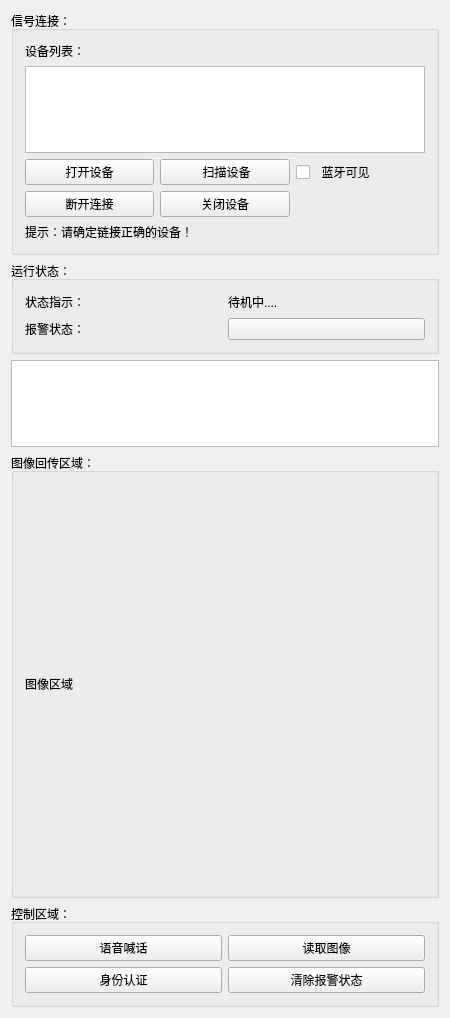
<?xml version="1.0" encoding="UTF-8"?>
<ui version="4.0">
 <class>SafeGuard</class>
 <widget class="QWidget" name="SafeGuard">
  <property name="geometry">
   <rect>
    <x>0</x>
    <y>0</y>
    <width>446</width>
    <height>1018</height>
   </rect>
  </property>
  <property name="windowTitle">
   <string>SafeGuard</string>
  </property>
  <layout class="QVBoxLayout" name="verticalLayout_4">
   <item>
    <widget class="QGroupBox" name="groupBox">
     <property name="title">
      <string>信号连接：</string>
     </property>
     <layout class="QVBoxLayout" name="verticalLayout_2">
      <item>
       <widget class="QLabel" name="label">
        <property name="text">
         <string>设备列表：</string>
        </property>
       </widget>
      </item>
      <item>
       <widget class="QListWidget" name="list"/>
      </item>
      <item>
       <layout class="QGridLayout" name="gridLayout_3">
        <item row="0" column="1">
         <widget class="QPushButton" name="pushButton_scan">
          <property name="styleSheet">
           <string notr="true"/>
          </property>
          <property name="text">
           <string> 扫描设备</string>
          </property>
         </widget>
        </item>
        <item row="0" column="2">
         <widget class="QCheckBox" name="checkBox_discoverable">
          <property name="maximumSize">
           <size>
            <width>800</width>
            <height>400</height>
           </size>
          </property>
          <property name="styleSheet">
           <string notr="true"/>
          </property>
          <property name="text">
           <string>  蓝牙可见</string>
          </property>
         </widget>
        </item>
        <item row="0" column="0">
         <widget class="QPushButton" name="pushButton_openBluetooth">
          <property name="text">
           <string>打开设备</string>
          </property>
         </widget>
        </item>
        <item row="1" column="0">
         <widget class="QPushButton" name="pushButton_disconnect">
          <property name="text">
           <string>断开连接</string>
          </property>
         </widget>
        </item>
        <item row="1" column="1">
         <widget class="QPushButton" name="pushButton_closeDevice">
          <property name="text">
           <string>关闭设备</string>
          </property>
         </widget>
        </item>
       </layout>
      </item>
      <item>
       <widget class="QLabel" name="label_3">
        <property name="text">
         <string>提示：请确定链接正确的设备！</string>
        </property>
       </widget>
      </item>
     </layout>
    </widget>
   </item>
   <item>
    <widget class="QGroupBox" name="groupBox_2">
     <property name="title">
      <string>运行状态：</string>
     </property>
     <layout class="QHBoxLayout" name="horizontalLayout_2">
      <item>
       <layout class="QGridLayout" name="gridLayout_2">
        <item row="0" column="0">
         <widget class="QLabel" name="label_4">
          <property name="text">
           <string>状态指示：</string>
          </property>
         </widget>
        </item>
        <item row="2" column="0">
         <widget class="QLabel" name="label_5">
          <property name="text">
           <string>报警状态：</string>
          </property>
         </widget>
        </item>
        <item row="0" column="1">
         <widget class="QLabel" name="label_stateText">
          <property name="minimumSize">
           <size>
            <width>100</width>
            <height>20</height>
           </size>
          </property>
          <property name="text">
           <string>待机中....</string>
          </property>
         </widget>
        </item>
        <item row="2" column="1">
         <widget class="QPushButton" name="pushButton_alartLed">
          <property name="text">
           <string/>
          </property>
         </widget>
        </item>
       </layout>
      </item>
     </layout>
    </widget>
   </item>
   <item>
    <widget class="QTextBrowser" name="textBrowser"/>
   </item>
   <item>
    <widget class="QGroupBox" name="groupBox_3">
     <property name="title">
      <string>图像回传区域：</string>
     </property>
     <layout class="QHBoxLayout" name="horizontalLayout">
      <item>
       <widget class="QLabel" name="imageLabel">
        <property name="minimumSize">
         <size>
          <width>400</width>
          <height>400</height>
         </size>
        </property>
        <property name="maximumSize">
         <size>
          <width>400</width>
          <height>400</height>
         </size>
        </property>
        <property name="text">
         <string>图像区域</string>
        </property>
       </widget>
      </item>
     </layout>
    </widget>
   </item>
   <item>
    <widget class="QGroupBox" name="groupBox_4">
     <property name="title">
      <string>控制区域：</string>
     </property>
     <layout class="QGridLayout" name="gridLayout">
      <item row="0" column="0">
       <widget class="QPushButton" name="pushButton_warning">
        <property name="text">
         <string>语音喊话</string>
        </property>
       </widget>
      </item>
      <item row="0" column="1">
       <widget class="QPushButton" name="pushButton_readImage">
        <property name="text">
         <string>读取图像</string>
        </property>
       </widget>
      </item>
      <item row="1" column="0">
       <widget class="QPushButton" name="pushButton_id">
        <property name="text">
         <string>身份认证</string>
        </property>
       </widget>
      </item>
      <item row="1" column="1">
       <widget class="QPushButton" name="pushButton_clear">
        <property name="text">
         <string>清除报警状态</string>
        </property>
       </widget>
      </item>
     </layout>
    </widget>
   </item>
  </layout>
 </widget>
 <layoutdefault spacing="6" margin="11"/>
 <tabstops>
  <tabstop>pushButton_openBluetooth</tabstop>
  <tabstop>checkBox_discoverable</tabstop>
  <tabstop>list</tabstop>
  <tabstop>pushButton_alartLed</tabstop>
  <tabstop>pushButton_scan</tabstop>
  <tabstop>pushButton_warning</tabstop>
  <tabstop>pushButton_readImage</tabstop>
  <tabstop>pushButton_id</tabstop>
  <tabstop>pushButton_clear</tabstop>
 </tabstops>
 <resources/>
 <connections/>
</ui>
